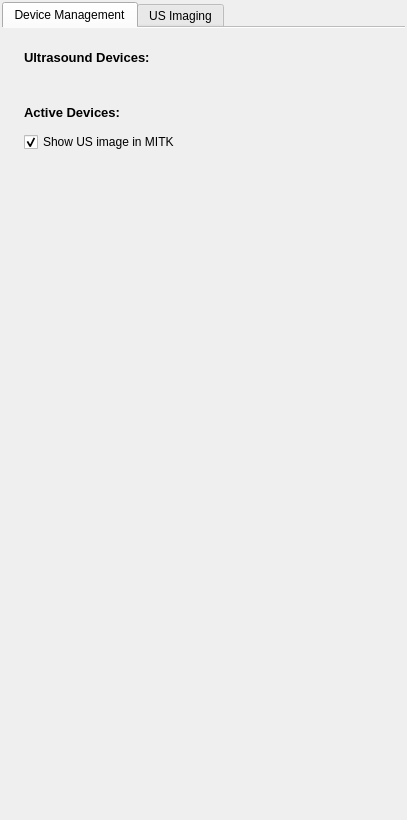
<?xml version="1.0" encoding="UTF-8"?>
<ui version="4.0">
 <class>UltrasoundSupportControls</class>
 <widget class="QWidget" name="UltrasoundSupportControls">
  <property name="geometry">
   <rect>
    <x>0</x>
    <y>0</y>
    <width>407</width>
    <height>820</height>
   </rect>
  </property>
  <property name="minimumSize">
   <size>
    <width>0</width>
    <height>0</height>
   </size>
  </property>
  <property name="windowTitle">
   <string>QmitkTemplate</string>
  </property>
  <layout class="QVBoxLayout" name="verticalLayout_3">
   <property name="margin">
    <number>2</number>
   </property>
   <item>
    <widget class="QTabWidget" name="tabWidget">
     <property name="currentIndex">
      <number>0</number>
     </property>
     <property name="documentMode">
      <bool>true</bool>
     </property>
     <property name="tabsClosable">
      <bool>false</bool>
     </property>
     <property name="movable">
      <bool>false</bool>
     </property>
     <widget class="QWidget" name="tab">
      <attribute name="icon">
       <iconset resource="../../../../Modules/USUI/resources/USUI.qrc">
        <normaloff>:/USUI/ultrasound01-probe-300ppi.png</normaloff>
        <normalon>:/USUI/ultrasound01-probe-300ppi.png</normalon>:/USUI/ultrasound01-probe-300ppi.png</iconset>
      </attribute>
      <attribute name="title">
       <string>Device Management</string>
      </attribute>
      <layout class="QVBoxLayout" name="verticalLayout_2">
       <property name="margin">
        <number>0</number>
       </property>
       <item>
        <widget class="QWidget" name="m_WidgetDevices" native="true">
         <layout class="QVBoxLayout" name="verticalLayout_4">
          <item>
           <widget class="QWidget" name="m_WidgetAvailableDevices" native="true">
            <layout class="QVBoxLayout" name="verticalLayout_5">
             <item>
              <widget class="QLabel" name="m_Headline">
               <property name="font">
                <font>
                 <pointsize>10</pointsize>
                 <weight>75</weight>
                 <bold>true</bold>
                </font>
               </property>
               <property name="text">
                <string>Ultrasound Devices:</string>
               </property>
              </widget>
             </item>
             <item>
              <widget class="QmitkUSNewVideoDeviceWidget" name="m_NewVideoDeviceWidget" native="true"/>
             </item>
             <item>
              <widget class="QmitkUSDeviceManagerWidget" name="m_DeviceManagerWidget" native="true"/>
             </item>
            </layout>
           </widget>
          </item>
          <item>
           <widget class="QWidget" name="m_WidgetActiveDevices" native="true">
            <layout class="QVBoxLayout" name="verticalLayout">
             <item>
              <widget class="QLabel" name="m_HeadlineActive">
               <property name="font">
                <font>
                 <pointsize>10</pointsize>
                 <weight>75</weight>
                 <bold>true</bold>
                </font>
               </property>
               <property name="text">
                <string>Active Devices:</string>
               </property>
              </widget>
             </item>
             <item>
              <widget class="QmitkServiceListWidget" name="m_ActiveVideoDevices" native="true">
               <property name="sizePolicy">
                <sizepolicy hsizetype="Preferred" vsizetype="Preferred">
                 <horstretch>0</horstretch>
                 <verstretch>0</verstretch>
                </sizepolicy>
               </property>
              </widget>
             </item>
             <item>
              <layout class="QHBoxLayout" name="horizontalLayout_2">
               <item>
                <widget class="QCheckBox" name="m_ShowImageStream">
                 <property name="text">
                  <string>Show US image in MITK</string>
                 </property>
                 <property name="checked">
                  <bool>true</bool>
                 </property>
                </widget>
               </item>
              </layout>
             </item>
            </layout>
           </widget>
          </item>
          <item>
           <spacer name="verticalSpacer">
            <property name="orientation">
             <enum>Qt::Vertical</enum>
            </property>
            <property name="sizeHint" stdset="0">
             <size>
              <width>20</width>
              <height>40</height>
             </size>
            </property>
           </spacer>
          </item>
         </layout>
        </widget>
       </item>
      </layout>
     </widget>
     <widget class="QWidget" name="tab2">
      <property name="enabled">
       <bool>false</bool>
      </property>
      <attribute name="icon">
       <iconset resource="../../../../Modules/USUI/resources/USUI.qrc">
        <normaloff>:/USUI/ultrasound02-scan-300ppi.png</normaloff>
        <disabledoff>:/USUI/ultrasound02-scan-72ppi-deactivated.png</disabledoff>
        <disabledon>:/USUI/ultrasound02-scan-300ppi.png</disabledon>:/USUI/ultrasound02-scan-300ppi.png</iconset>
      </attribute>
      <attribute name="title">
       <string>US Imaging</string>
      </attribute>
      <layout class="QVBoxLayout" name="verticalLayout_7">
       <item>
        <layout class="QVBoxLayout" name="probesWidgetContainer"/>
       </item>
       <item>
        <widget class="QToolBox" name="m_ToolBoxControlWidgets"/>
       </item>
       <item>
        <spacer name="verticalSpacer_2">
         <property name="orientation">
          <enum>Qt::Vertical</enum>
         </property>
         <property name="sizeHint" stdset="0">
          <size>
           <width>20</width>
           <height>40</height>
          </size>
         </property>
        </spacer>
       </item>
       <item>
        <widget class="Line" name="line_2">
         <property name="orientation">
          <enum>Qt::Horizontal</enum>
         </property>
        </widget>
       </item>
       <item>
        <widget class="QCheckBox" name="m_RunImageTimer">
         <property name="text">
          <string>Update Image Data Automatically</string>
         </property>
         <property name="checked">
          <bool>true</bool>
         </property>
        </widget>
       </item>
       <item>
        <widget class="QWidget" name="m_TimerWidget" native="true">
         <layout class="QVBoxLayout" name="verticalLayout_6">
          <item>
           <widget class="QPushButton" name="m_FreezeButton">
            <property name="text">
             <string>Freeze</string>
            </property>
            <property name="icon">
             <iconset resource="../../../../Modules/USUI/resources/USUI.qrc">
              <normaloff>:/USUI/system-lock-screen.png</normaloff>:/USUI/system-lock-screen.png</iconset>
            </property>
           </widget>
          </item>
          <item>
           <widget class="QLabel" name="label_3">
            <property name="text">
             <string>&lt;!DOCTYPE HTML PUBLIC &quot;-//W3C//DTD HTML 4.0//EN&quot; &quot;http://www.w3.org/TR/REC-html40/strict.dtd&quot;&gt;
&lt;html&gt;&lt;head&gt;&lt;meta name=&quot;qrichtext&quot; content=&quot;1&quot; /&gt;&lt;style type=&quot;text/css&quot;&gt;
p, li { white-space: pre-wrap; }
&lt;/style&gt;&lt;/head&gt;&lt;body style=&quot; font-family:'MS Shell Dlg 2'; font-size:7.8pt; font-weight:400; font-style:normal;&quot;&gt;
&lt;p style=&quot; margin-top:0px; margin-bottom:0px; margin-left:0px; margin-right:0px; -qt-block-indent:0; text-indent:0px;&quot;&gt;&lt;span style=&quot; font-size:8pt; font-weight:600;&quot;&gt;Framrate Settings:&lt;/span&gt;&lt;/p&gt;&lt;/body&gt;&lt;/html&gt;</string>
            </property>
           </widget>
          </item>
          <item>
           <widget class="QLabel" name="m_FramerateLabel">
            <property name="text">
             <string>Current overall Framerate: 0 FPS</string>
            </property>
           </widget>
          </item>
          <item>
           <layout class="QHBoxLayout" name="horizontalLayout_4">
            <item>
             <widget class="QLabel" name="label_4">
              <property name="text">
               <string>Image Pipeline Framerate Limit [FPS]:</string>
              </property>
             </widget>
            </item>
            <item>
             <spacer name="horizontalSpacer_3">
              <property name="orientation">
               <enum>Qt::Horizontal</enum>
              </property>
              <property name="sizeHint" stdset="0">
               <size>
                <width>40</width>
                <height>20</height>
               </size>
              </property>
             </spacer>
            </item>
            <item>
             <widget class="QSpinBox" name="m_FrameRatePipeline">
              <property name="minimum">
               <number>1</number>
              </property>
              <property name="maximum">
               <number>500</number>
              </property>
              <property name="value">
               <number>50</number>
              </property>
             </widget>
            </item>
           </layout>
          </item>
          <item>
           <layout class="QHBoxLayout" name="horizontalLayout">
            <item>
             <widget class="QCheckBox" name="m_Update2DView">
              <property name="text">
               <string>Update 2D View</string>
              </property>
              <property name="checked">
               <bool>true</bool>
              </property>
             </widget>
            </item>
            <item>
             <spacer name="horizontalSpacer">
              <property name="orientation">
               <enum>Qt::Horizontal</enum>
              </property>
              <property name="sizeHint" stdset="0">
               <size>
                <width>40</width>
                <height>20</height>
               </size>
              </property>
             </spacer>
            </item>
            <item>
             <widget class="QLabel" name="label_2">
              <property name="text">
               <string>Framerate Limit [FPS]:</string>
              </property>
             </widget>
            </item>
            <item>
             <widget class="QSpinBox" name="m_FrameRate2d">
              <property name="minimum">
               <number>1</number>
              </property>
              <property name="maximum">
               <number>100</number>
              </property>
              <property name="value">
               <number>20</number>
              </property>
             </widget>
            </item>
           </layout>
          </item>
          <item>
           <layout class="QHBoxLayout" name="horizontalLayout_3">
            <item>
             <widget class="QCheckBox" name="m_Update3DView">
              <property name="text">
               <string>Update 3D View</string>
              </property>
              <property name="checked">
               <bool>true</bool>
              </property>
             </widget>
            </item>
            <item>
             <spacer name="horizontalSpacer_2">
              <property name="orientation">
               <enum>Qt::Horizontal</enum>
              </property>
              <property name="sizeHint" stdset="0">
               <size>
                <width>18</width>
                <height>20</height>
               </size>
              </property>
             </spacer>
            </item>
            <item>
             <widget class="QLabel" name="label">
              <property name="text">
               <string>Framerate Limit [FPS]:</string>
              </property>
             </widget>
            </item>
            <item>
             <widget class="QSpinBox" name="m_FrameRate3d">
              <property name="minimum">
               <number>1</number>
              </property>
              <property name="maximum">
               <number>100</number>
              </property>
              <property name="value">
               <number>5</number>
              </property>
             </widget>
            </item>
           </layout>
          </item>
         </layout>
        </widget>
       </item>
      </layout>
     </widget>
    </widget>
   </item>
  </layout>
 </widget>
 <layoutdefault spacing="6" margin="11"/>
 <customwidgets>
  <customwidget>
   <class>QmitkUSDeviceManagerWidget</class>
   <extends>QWidget</extends>
   <header>QmitkUSDeviceManagerWidget.h</header>
   <container>1</container>
  </customwidget>
  <customwidget>
   <class>QmitkUSNewVideoDeviceWidget</class>
   <extends>QWidget</extends>
   <header>QmitkUSNewVideoDeviceWidget.h</header>
   <container>1</container>
  </customwidget>
  <customwidget>
   <class>QmitkServiceListWidget</class>
   <extends>QWidget</extends>
   <header>QmitkServiceListWidget.h</header>
   <container>1</container>
  </customwidget>
 </customwidgets>
 <resources>
  <include location="../../../../Modules/USUI/resources/USUI.qrc"/>
 </resources>
 <connections/>
</ui>
